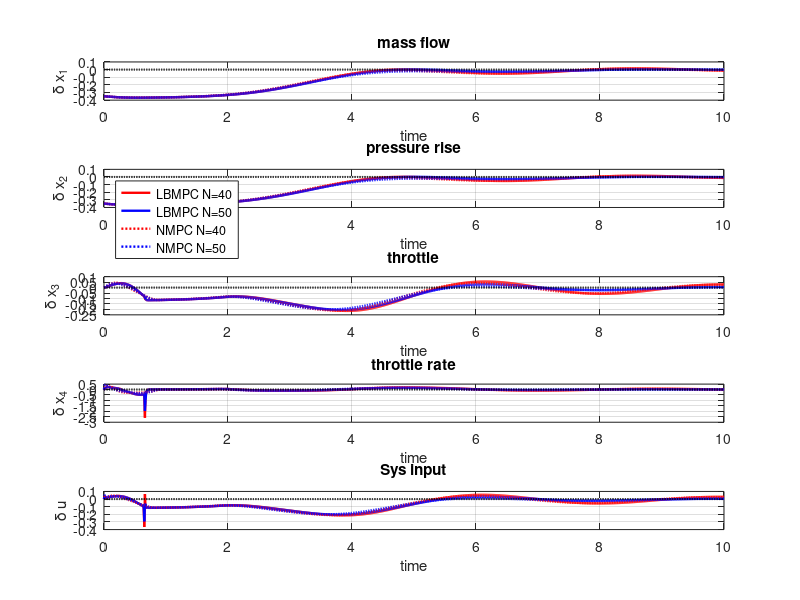

The MATLAB source for this figure:
close all;
addpath('./data/')
%% Load data
LBMPC40=load('LBMPC_N40_sys_full.mat');
LBMPC50=load('LBMPC_N50_sys_full.mat');

NMPC40=load('NMPC_N40_sys_full.mat');
NMPC50=load('NMPC_N50_sys_full.mat');

%% Plot
iterations=size(NMPC50.sysH,2)-1;
Ts=0.01;
t=Ts*(0:iterations);

figure;
subplot(5,1,1);
plot(t, LBMPC40.sysH(1,:),'Linewidth',1.7,'Color','r'); hold on;
plot(t, LBMPC50.sysH(1,:),'Linewidth',1.7,'Color','b'); hold on;
plot(t, NMPC40.sysH(1,:),'Linewidth',1.7,'Color','r','LineStyle',':'); hold on;
plot(t, NMPC50.sysH(1,:),'Linewidth',1.7,'Color','b','LineStyle',':'); hold on;
plot(t,0*(0:iterations),'Linewidth',1.5,'LineStyle',':','Color','k'); 
grid on;
xlabel('time');
ylabel('\delta x_1');
title('mass flow');


subplot(5,1,2);
plot(t, LBMPC40.sysH(1,:),'Linewidth',1.7,'Color','r'); hold on;
plot(t, LBMPC50.sysH(1,:),'Linewidth',1.7,'Color','b'); hold on;
plot(t, NMPC40.sysH(1,:),'Linewidth',1.7,'Color','r','LineStyle',':'); hold on;
plot(t, NMPC50.sysH(1,:),'Linewidth',1.7,'Color','b','LineStyle',':'); hold on;
plot(t,0*(0:iterations),'Linewidth',1.5,'LineStyle',':','Color','k'); 
grid on;
xlabel('time');
ylabel('\delta x_2');
title('pressure rise');
legend({'LBMPC N=40', 'LBMPC N=50', 'NMPC N=40','NMPC N=50'},'Location','northwest')

subplot(5,1,3);
plot(t, LBMPC40.sysH(3,:),'Linewidth',1.7,'Color','r'); hold on;
plot(t, LBMPC50.sysH(3,:),'Linewidth',1.7,'Color','b'); hold on;
plot(t, NMPC40.sysH(3,:),'Linewidth',1.7,'Color','r','LineStyle',':'); hold on;
plot(t, NMPC50.sysH(3,:),'Linewidth',1.7,'Color','b','LineStyle',':'); hold on;
plot(t,0*(0:iterations),'Linewidth',1.5,'LineStyle',':','Color','k'); 
grid on;
xlabel('time');
ylabel('\delta x_3');
title('throttle');

subplot(5,1,4);
plot(t, LBMPC40.sysH(4,:),'Linewidth',1.7,'Color','r'); hold on;
plot(t, LBMPC50.sysH(4,:),'Linewidth',1.7,'Color','b'); hold on;
plot(t, NMPC40.sysH(4,:),'Linewidth',1.7,'Color','r','LineStyle',':'); hold on;
plot(t, NMPC50.sysH(4,:),'Linewidth',1.7,'Color','b','LineStyle',':'); hold on;
plot(t,0*(0:iterations),'Linewidth',1.5,'LineStyle',':','Color','k'); 
grid on;
xlabel('time');
ylabel('\delta x_4');
title('throttle rate');

subplot(5,1,5);
plot(t, LBMPC40.sysH(5,:),'Linewidth',1.7,'Color','r'); hold on;
plot(t, LBMPC50.sysH(5,:),'Linewidth',1.7,'Color','b'); hold on;
plot(t, NMPC40.sysH(5,:),'Linewidth',1.7,'Color','r','LineStyle',':'); hold on;
plot(t, NMPC50.sysH(5 ,:),'Linewidth',1.7,'Color','b','LineStyle',':'); hold on;
plot(t,0*(0:iterations),'Linewidth',1.5,'LineStyle',':','Color','k'); 
grid on;
xlabel('time');
ylabel('\delta u');
title('Sys input');
